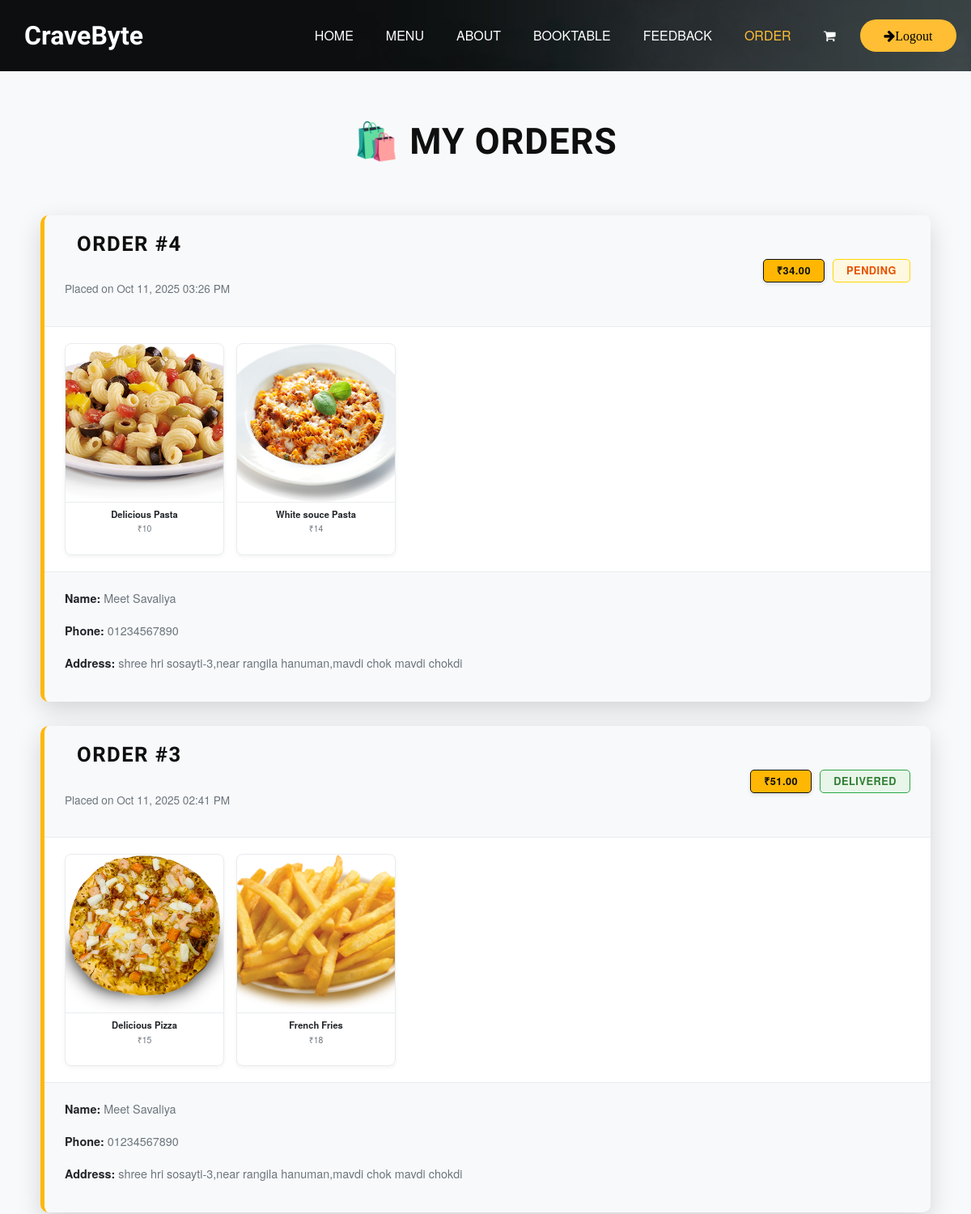
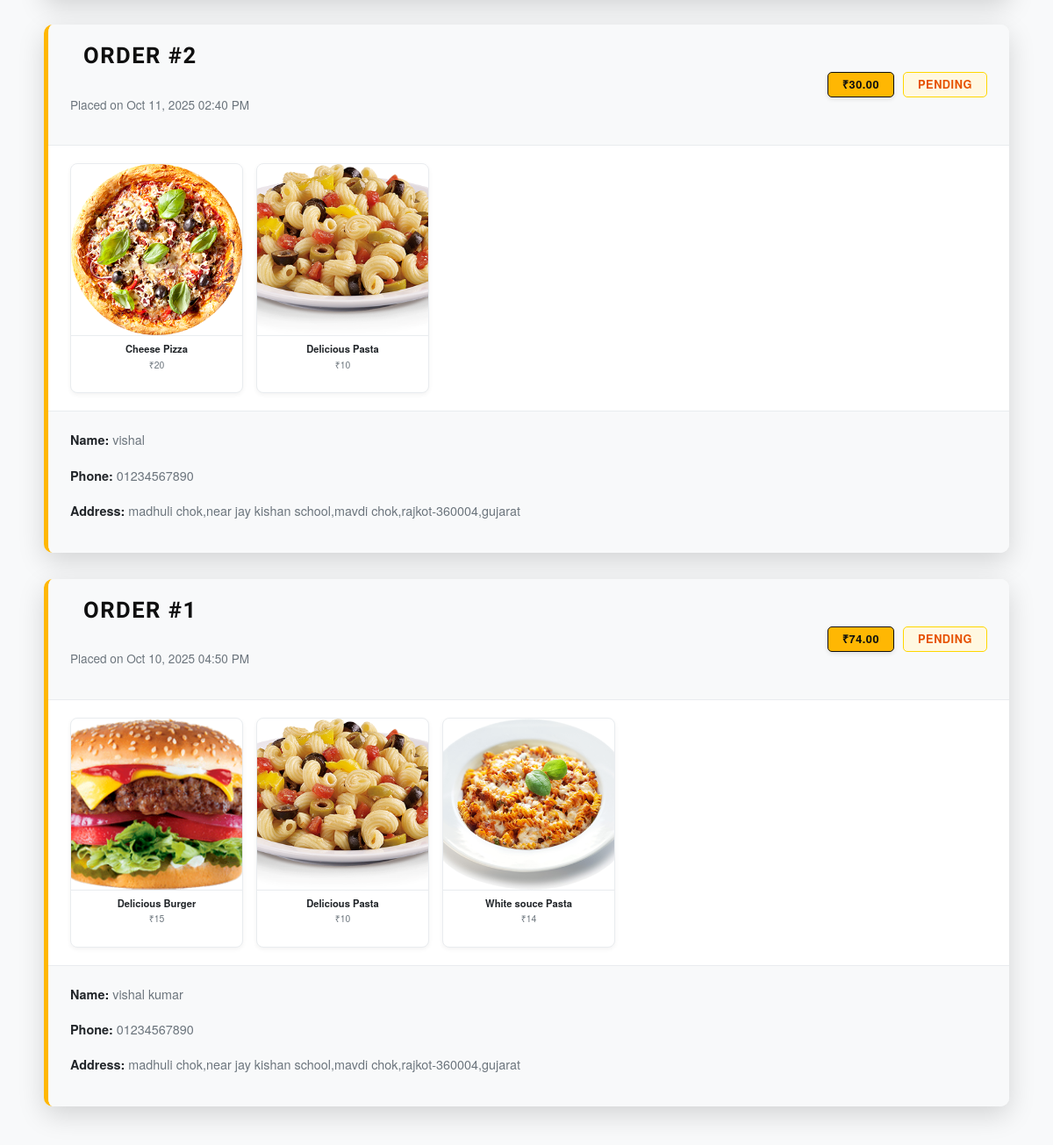
The page /orders/ (signed in, upper part) on the database as committed earlier (2 pictures, top to bottom).
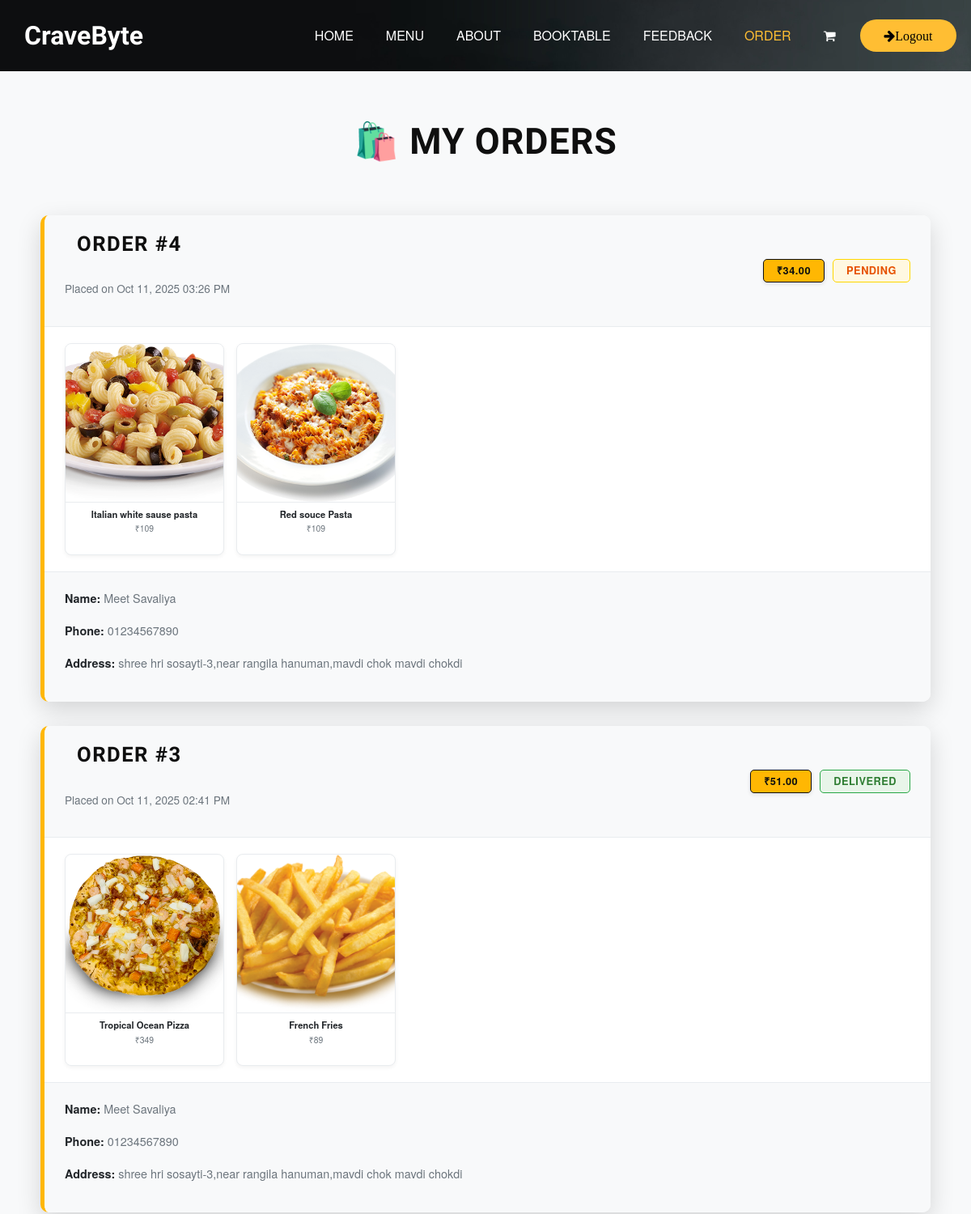
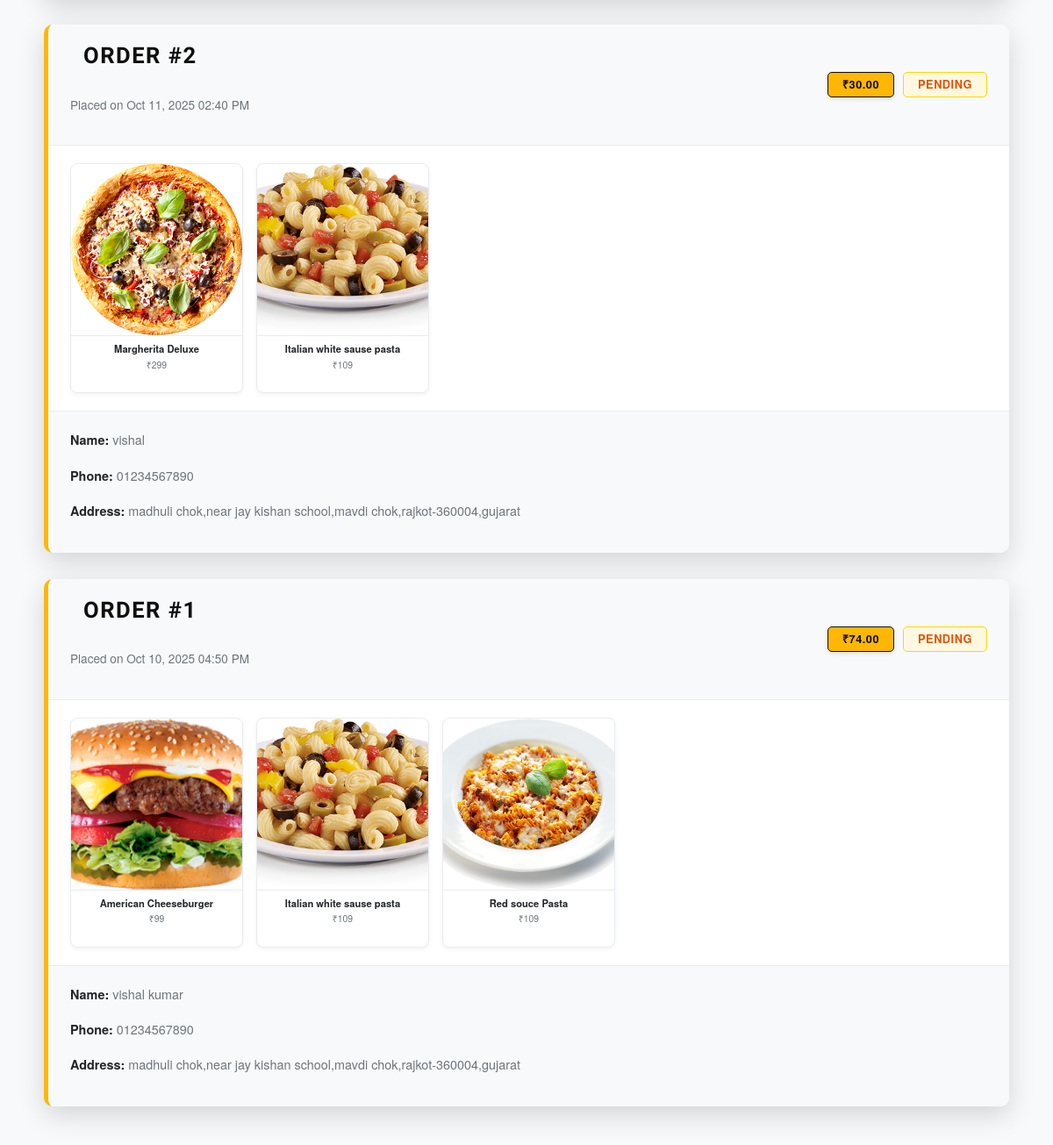
The same page on the database as committed later (2 pictures, top to bottom).
### Base_App/models.py (models this page shows, shortened)
class Items(models.Model):
    Item_name=models.CharField(max_length=40)
    description=models.TextField(blank=False)
    Price=models.IntegerField()
    Category=models.ForeignKey(ItemList,related_name="Name",on_delete=models.CASCADE)
    Image=models.ImageField(upload_to='items/')

### Base_App/views.py (the view)
# urls.py: path('orders/',my_orders_view, name='orders'),
@login_required(login_url='login')
def my_orders_view(request):
    orders = Order.objects.filter(user=request.user).order_by('-created_at')
    return render(request, 'order.html', {'orders': orders})

### templates/order.html (shortened to what this page needs)
{% extends "base.html" %}
{% load static %}
{% block class %} class="sub_page" {% endblock class %}
{% block main %}
<div class="orders-container">
  {% if orders %}
    <h1 class="orders-title">🛍️ My Orders</h1>
    <div class="orders-list">
      {% for order in orders %}
      <div class="order-card">
        <div class="order-header">
          <div>
            <h2 class="order-id">Order #{{ order.id }}</h2>
            <p class="order-date">
              Placed on {{ order.created_at|date:"M d, Y h:i A" }}
            </p>
          </div>
          <div class="order-badges">
            <span class="badge badge-total">
              ₹{{ order.total_amount }}
            </span>
            {% if order.status %}
            <span class="badge badge-status badge-{{ order.status|lower }}">
              {{ order.status }}
            </span>
            {% endif %}
          </div>
        </div>
        <div class="food-items-grid">
          {% for item in order.food_items.all %}
          <div class="food-item-card">
            <div class="food-item-image-container">
              <img src="{{ item.Image.url }}" alt="{{ item.Item_name }}"
                   class="food-item-image">
            </div>
            <div class="food-item-details">
              <h3 class="food-item-name">{{ item.Item_name }}</h3>
              <p class="food-item-price">₹{{ item.Price }}</p>
            </div>
          </div>
          {% endfor %}
        </div>
        <div class="order-footer">
          <div class="order-details-info">
            <p><strong>Name:</strong> {{ order.name }}</p>
            <p><strong>Phone:</strong> {{ order.phone }}</p>
            <p><strong>Address:</strong> {{ order.address }}</p>
          </div>
        </div>
      </div>
      {% endfor %}
    </div>
  {% endif %}
</div>
{% endblock main %}

Rows that differ between the two databases and show on the page:
changed Items: Item_name "Delicious Pasta" → "Italian white sause pasta"; Price "10" → "109"
changed Items: Item_name "White souce Pasta" → "Red souce Pasta"; Price "14" → "109"
changed Items: Item_name "Delicious Pizza" → "Tropical Ocean Pizza"; Price "15" → "349"
changed Items "French Fries": Price "18" → "89"
changed Items: Item_name "Cheese Pizza" → "Margherita Deluxe"; Price "20" → "299"
changed Items: Item_name "Delicious Burger" → "American Cheeseburger"; Price "15" → "99"
